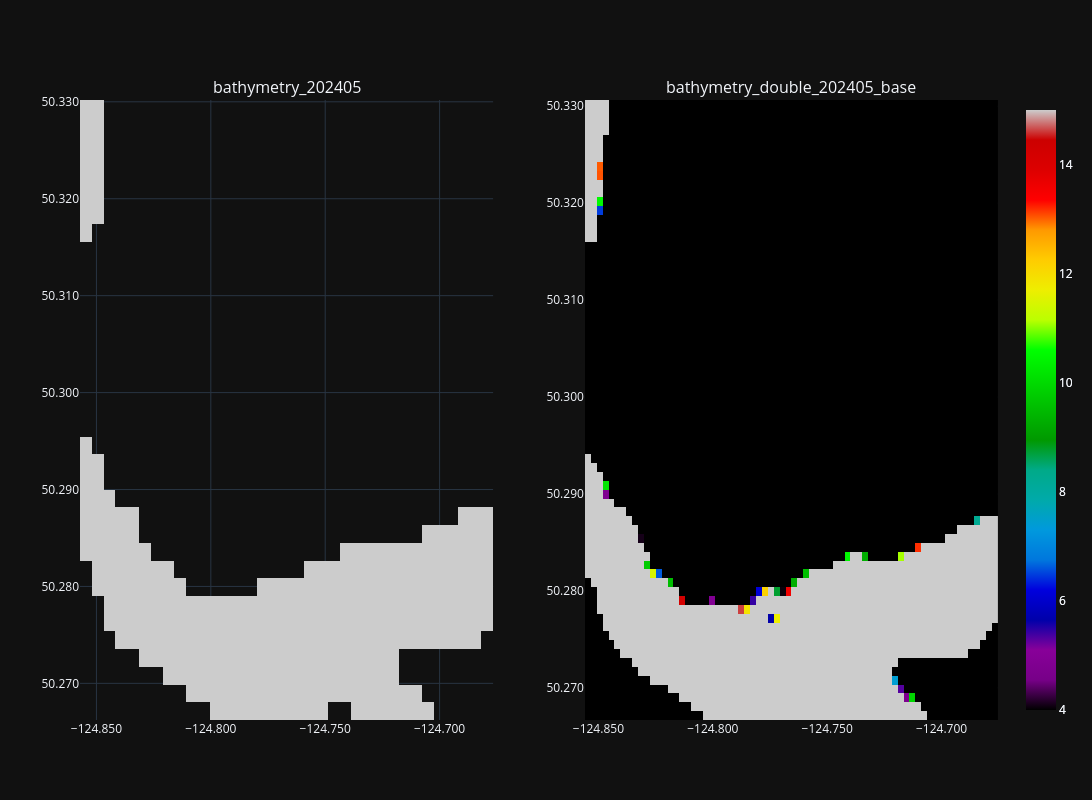

The notebook cell saved with this chart:
### Markdown cell above
### Tile 25, 7 - Toba Inlet Entrance

### Code cell
fig = plotly_tile(tile_x_min_max[7], y_slices, bathy_ds, dbl_bathy_base_ds)
fig.show()

### Figure 1 — Plotly figure (JSON) as saved in the notebook; plotly's stock layout.template omitted (floating-point values rounded to 4 significant figures; data arrays with more than 128 entries replaced by an {"elided": "..."} marker saying what was removed)
{"data": [{"colorscale": [[0.0, "rgb(0, 0, 0)"], [0.05, "rgb(119, 0, 136)"], [0.1, "rgb(136, 0, 153)"], [0.15, "rgb(0, 0, 170)"], [0.2, "rgb(0, 0, 221)"], [0.25, "rgb(0, 119, 221)"], [0.3, "rgb(0, 153, 221)"], [0.35, "rgb(0, 170, 170)"], [0.4, "rgb(0, 170, 136)"], [0.45, "rgb(0, 153, 0)"], [0.5, "rgb(0, 187, 0)"], [0.55, "rgb(0, 221, 0)"], [0.6, "rgb(0, 255, 0)"], [0.65, "rgb(187, 255, 0)"], [0.7, "rgb(238, 238, 0)"], [0.75, "rgb(255, 204, 0)"], [0.8, "rgb(255, 153, 0)"], [0.85, "rgb(255, 0, 0)"], [0.9, "rgb(221, 0, 0)"], [0.95, "rgb(204, 0, 0)"], [1.0, "rgb(204, 204, 204)"]], "customdata": {"elided": "35x35x2 int values"}, "hovertemplate": "Lon: %{x:.3f}<br>Lat: %{y:.3f}<br>Depth: %{z:.2f} m<br>x, y: %{customdata}<extra></extra>", "x": [-124.9, -124.8, -124.8, -124.8, -124.8, -124.8, -124.8, -124.8, -124.8, -124.8, -124.8, -124.8, -124.8, -124.8, -124.8, -124.8, -124.8, -124.8, -124.8, -124.8, -124.8, -124.7, -124.7, -124.7, -124.7, -124.7, -124.7, -124.7, -124.7, -124.7, -124.7, -124.7, -124.7, -124.7, -124.7], "y": [50.27, 50.27, 50.27, 50.27, 50.27, 50.28, 50.28, 50.28, 50.28, 50.28, 50.29, 50.29, 50.29, 50.29, 50.29, 50.29, 50.3, 50.3, 50.3, 50.3, 50.3, 50.31, 50.31, 50.31, 50.31, 50.31, 50.31, 50.32, 50.32, 50.32, 50.32, 50.32, 50.33, 50.33, 50.33], "z": {"elided": "35x35 float values"}, "zmax": 15, "zmin": 4, "type": "heatmap", "xaxis": "x", "yaxis": "y"}, {"colorscale": [[0.0, "rgb(0, 0, 0)"], [0.05, "rgb(119, 0, 136)"], [0.1, "rgb(136, 0, 153)"], [0.15, "rgb(0, 0, 170)"], [0.2, "rgb(0, 0, 221)"], [0.25, "rgb(0, 119, 221)"], [0.3, "rgb(0, 153, 221)"], [0.35, "rgb(0, 170, 170)"], [0.4, "rgb(0, 170, 136)"], [0.45, "rgb(0, 153, 0)"], [0.5, "rgb(0, 187, 0)"], [0.55, "rgb(0, 221, 0)"], [0.6, "rgb(0, 255, 0)"], [0.65, "rgb(187, 255, 0)"], [0.7, "rgb(238, 238, 0)"], [0.75, "rgb(255, 204, 0)"], [0.8, "rgb(255, 153, 0)"], [0.85, "rgb(255, 0, 0)"], [0.9, "rgb(221, 0, 0)"], [0.95, "rgb(204, 0, 0)"], [1.0, "rgb(204, 204, 204)"]], "customdata": {"elided": "70x70x2 int values"}, "hovertemplate": "Lon: %{x:.3f}<br>Lat: %{y:.3f}<br>Depth: %{z:.2f} m<br>x, y: %{customdata}<extra></extra>", "x": [-124.9, -124.9, -124.8, -124.8, -124.8, -124.8, -124.8, -124.8, -124.8, -124.8, -124.8, -124.8, -124.8, -124.8, -124.8, -124.8, -124.8, -124.8, -124.8, -124.8, -124.8, -124.8, -124.8, -124.8, -124.8, -124.8, -124.8, -124.8, -124.8, -124.8, -124.8, -124.8, -124.8, -124.8, -124.8, -124.8, -124.8, -124.8, -124.8, -124.8, -124.8, -124.7, -124.7, -124.7, -124.7, -124.7, -124.7, -124.7, -124.7, -124.7, -124.7, -124.7, -124.7, -124.7, -124.7, -124.7, -124.7, -124.7, -124.7, -124.7, -124.7, -124.7, -124.7, -124.7, -124.7, -124.7, -124.7, -124.7, -124.7, -124.7], "y": [50.27, 50.27, 50.27, 50.27, 50.27, 50.27, 50.27, 50.27, 50.27, 50.28, 50.28, 50.28, 50.28, 50.28, 50.28, 50.28, 50.28, 50.28, 50.28, 50.28, 50.29, 50.29, 50.29, 50.29, 50.29, 50.29, 50.29, 50.29, 50.29, 50.29, 50.29, 50.3, 50.3, 50.3, 50.3, 50.3, 50.3, 50.3, 50.3, 50.3, 50.3, 50.3, 50.31, 50.31, 50.31, 50.31, 50.31, 50.31, 50.31, 50.31, 50.31, 50.31, 50.31, 50.32, 50.32, 50.32, 50.32, 50.32, 50.32, 50.32, 50.32, 50.32, 50.32, 50.32, 50.33, 50.33, 50.33, 50.33, 50.33, 50.33], "z": {"elided": "70x70 float values"}, "zmax": 15, "zmin": 4, "type": "heatmap", "xaxis": "x2", "yaxis": "y2"}], "layout": {"xaxis": {"anchor": "y", "domain": [0.0, 0.45], "tickformat": ".3f"}, "yaxis": {"anchor": "x", "domain": [0.0, 1.0], "tickformat": ".3f"}, "xaxis2": {"anchor": "y2", "domain": [0.55, 1.0], "tickformat": ".3f"}, "yaxis2": {"anchor": "x2", "domain": [0.0, 1.0], "tickformat": ".3f"}, "annotations": [{"font": {"size": 16}, "showarrow": false, "text": "bathymetry_202405", "x": 0.225, "xanchor": "center", "xref": "paper", "y": 1.0, "yanchor": "bottom", "yref": "paper"}, {"font": {"size": 16}, "showarrow": false, "text": "bathymetry_double_202405_base", "x": 0.775, "xanchor": "center", "xref": "paper", "y": 1.0, "yanchor": "bottom", "yref": "paper"}], "height": 800, "width": 1600}}
